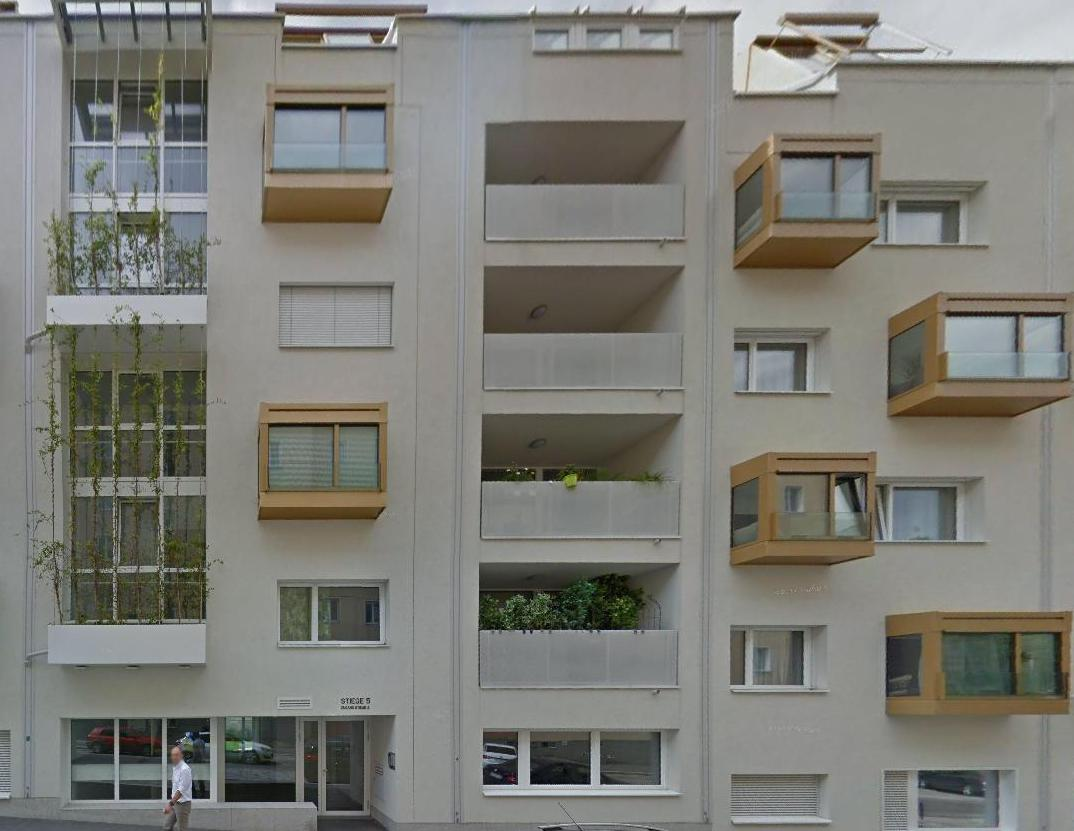
#> input picture data/FromLSAA/Austria_Vienna_way155035599_Fid8061_Yts6cWMrCeAfVg8HJjWiMw.jpg, 1074 x 831 px
$ python -i make_render_sheets.py   (imports and definitions only)
#> lines starting #> are read from the running program, lines starting #| are printed output that depends on the picture; after the words box and inside, x2 and y2 are one past the last pixel; in counts of white or black regions, pixels touching at a corner belong together
"""Photo | Blender oblique render sheets for a batch from scripts/test100_current.sh.
   python scripts/make_render_sheets.py <out_dir> <photo_dir> [name]"""
import json, sys
from pathlib import Path
from PIL import Image, ImageDraw, ImageFont
out = Path(sys.argv[1]); ph = Path(sys.argv[2]); name = sys.argv[3] if len(sys.argv) > 3 else out.name
# [1 line not run here, left out]
H, W, PAD, TH = 640, 900, 16, 44
try: font = ImageFont.truetype("arial.ttf", 22)
except OSError: font = ImageFont.load_default()
def crop_render(im):
    from PIL import ImageOps
    im = im.convert("RGB"); g = im.convert("L").point(lambda v: 255 if v > 12 else 0); b = g.getbbox()
    if b:
        m = 12; im = im.crop((max(0, b[0] - m), max(0, b[1] - m), min(im.width, b[2] + m), min(im.height, b[3] + m)))
    return im
def fit(im):
    im = im.convert("RGB"); s = min(H / im.height, W / im.width)
    return im.resize((round(im.width * s), round(im.height * s)), Image.LANCZOS)
stems = [p.stem for p in sorted((out / "oblique").glob("*.png"))]
PER, COLS = 10, 2
cell_w = 2 * W + PAD; cell_h = TH + H
# [17 lines not run here, left out]

>>> from PIL import Image
>>> picture = Image.open('../data/FromLSAA/Austria_Vienna_way155035599_Fid8061_Yts6cWMrCeAfVg8HJjWiMw.jpg')
#> picture is the input picture: PIL image 1074x831 RGB; mean R, G, B 124.3, 124.1, 117.9
>>> result = crop_render(picture)
#> in crop_render, `g = im.convert('L').point(lambda v: 255 if v > 12 else 0)`:
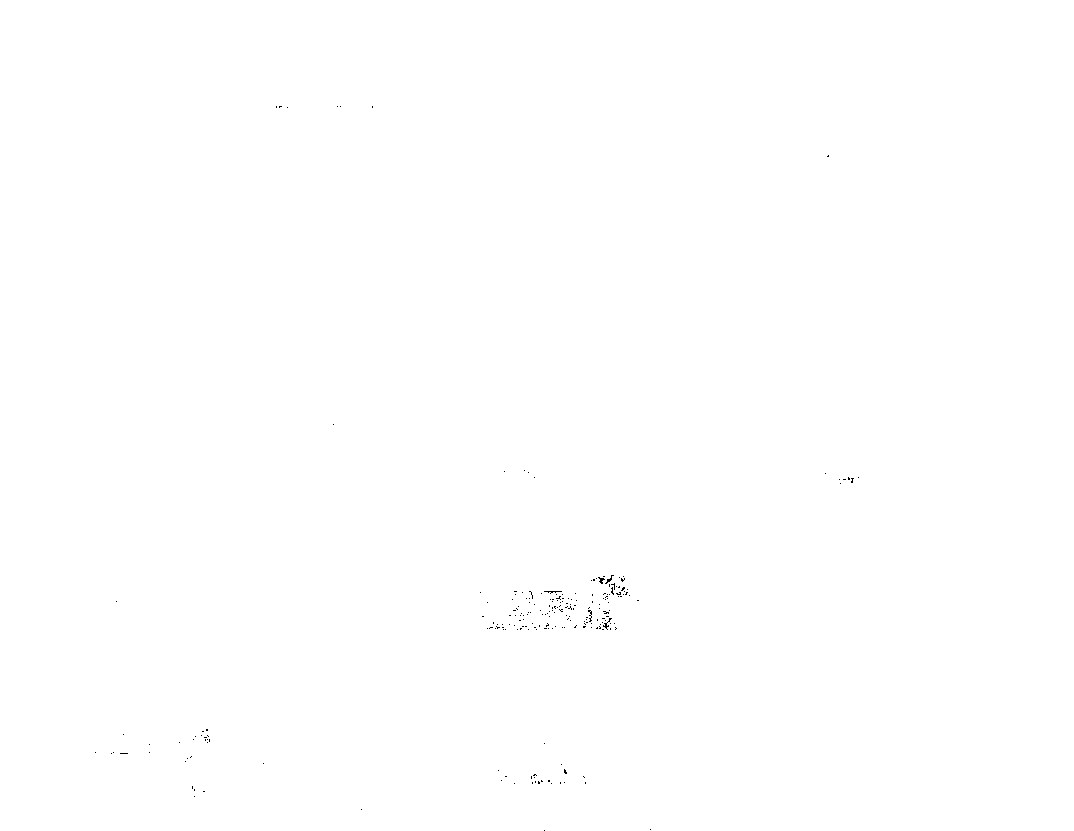
#> g: PIL image 1074x831 L; 99.9% white; black in thin lines or dots, all inside (x1, y1, x2, y2) = (95, 106, 859, 831)
#> in crop_render, `b = g.getbbox()`: b = (0, 0, 1074, 831)

$ run again, on data/FromLSAA/Austria_Vienna_way251701716_Fid8505_ltQgfpd7tJNJHxWq2F-Ing.jpg
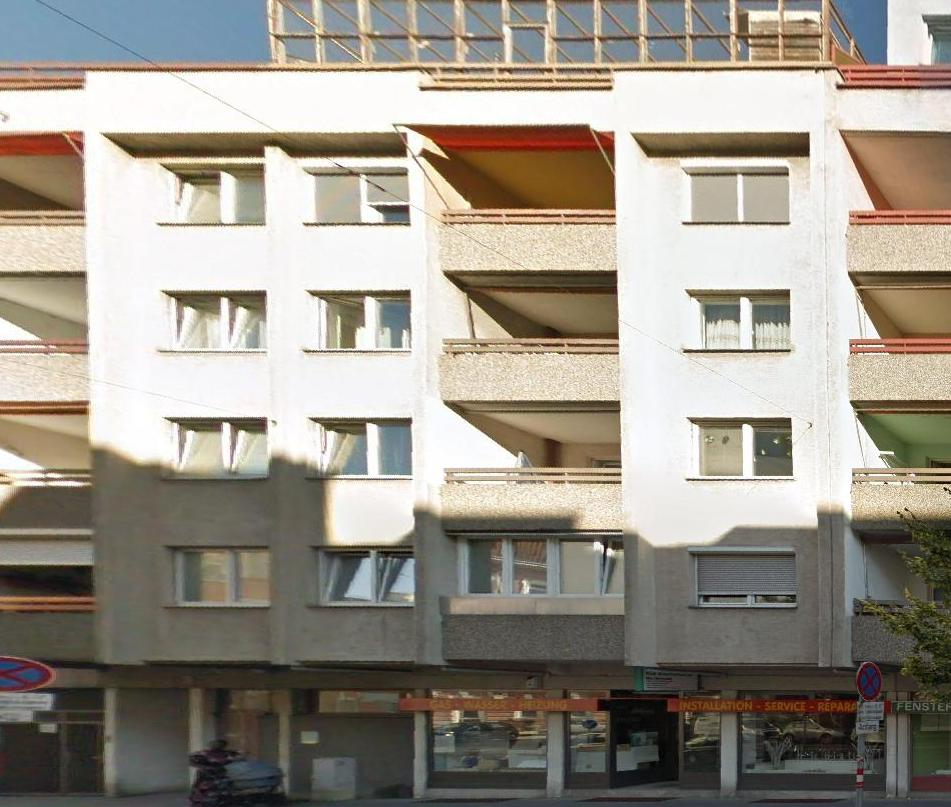
#> input picture data/FromLSAA/Austria_Vienna_way251701716_Fid8505_ltQgfpd7tJNJHxWq2F-Ing.jpg, 951 x 807 px
#> picture is the input picture: PIL image 951x807 RGB; mean R, G, B 154.2, 147.8, 136.8
#> in crop_render, `g = im.convert('L').point(lambda v: 255 if v > 12 else 0)`:
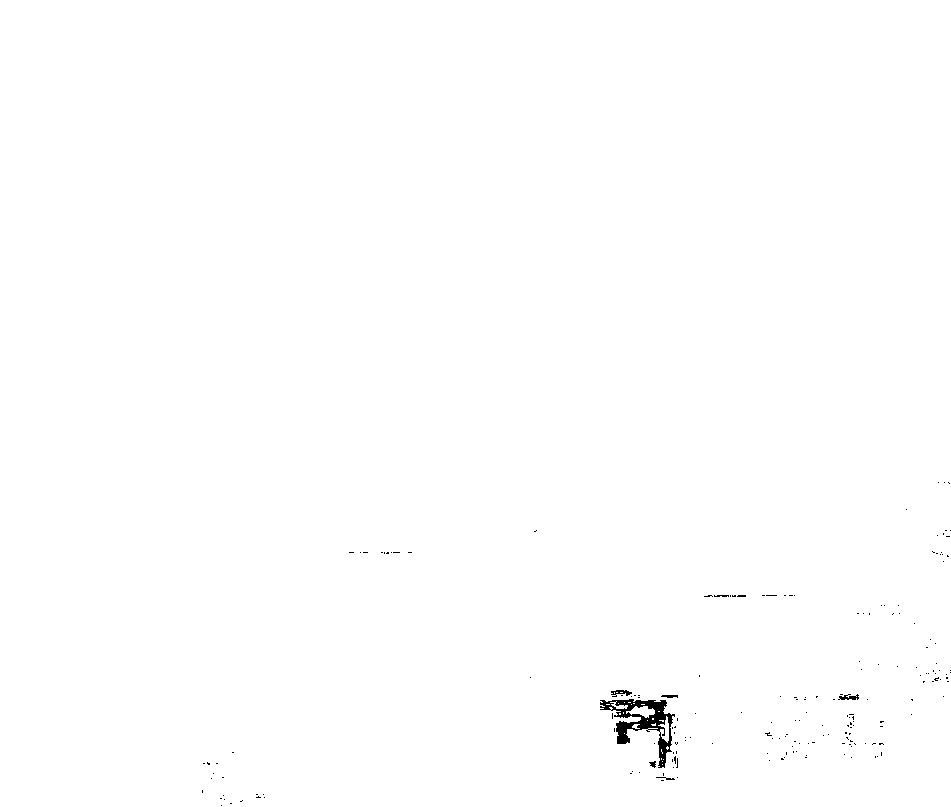
#> g: PIL image 951x807 L; 99.7% white; 191 black regions (184 under 20 px), largest, box (x1, y1, x2, y2) and area: (600, 699, 675, 768) 1601, (611, 690, 632, 697) 77, (838, 694, 859, 700) 74
#> b = (0, 0, 951, 807)
